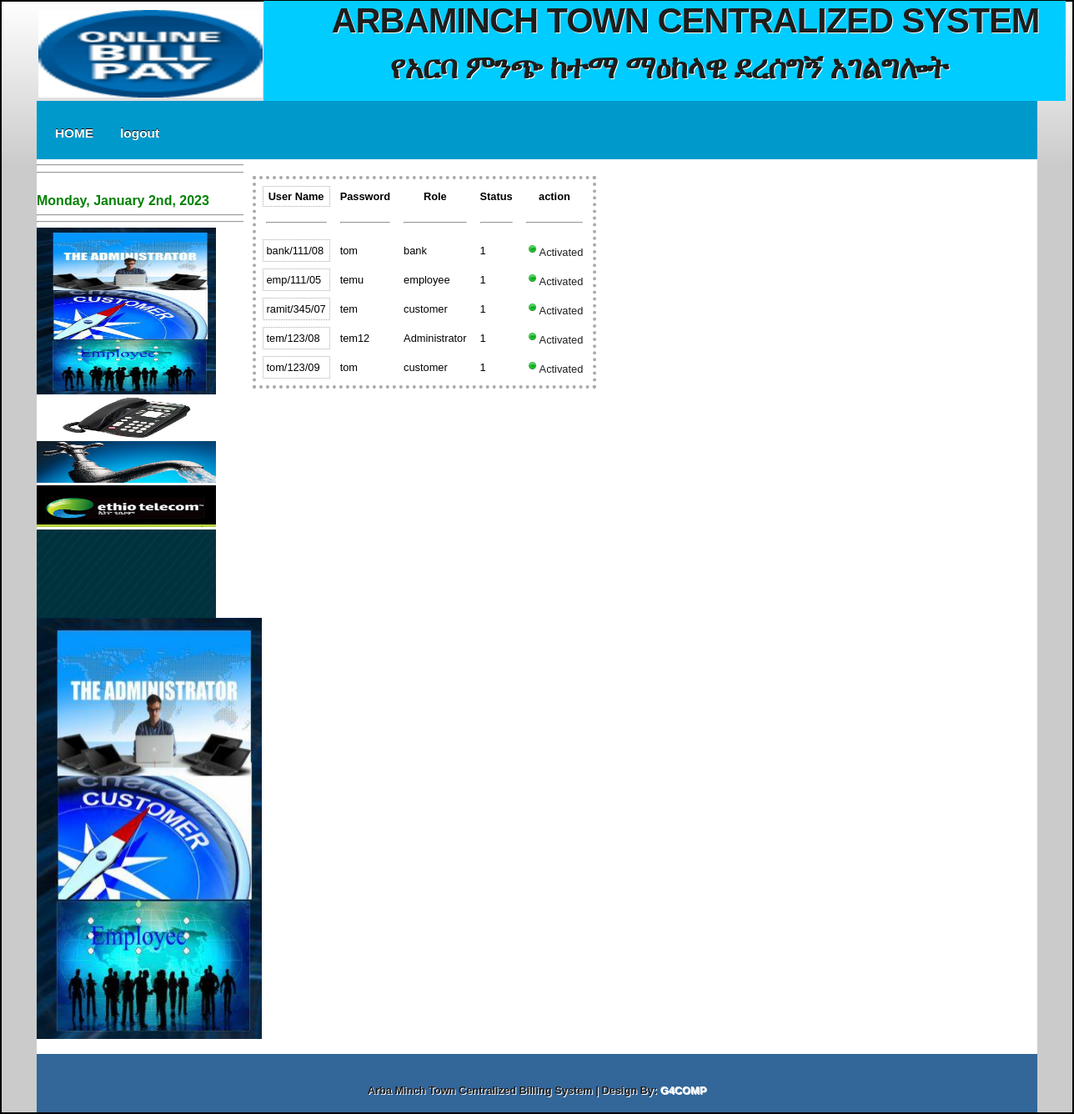
The app's page /manageacc.php (signed in), older data.
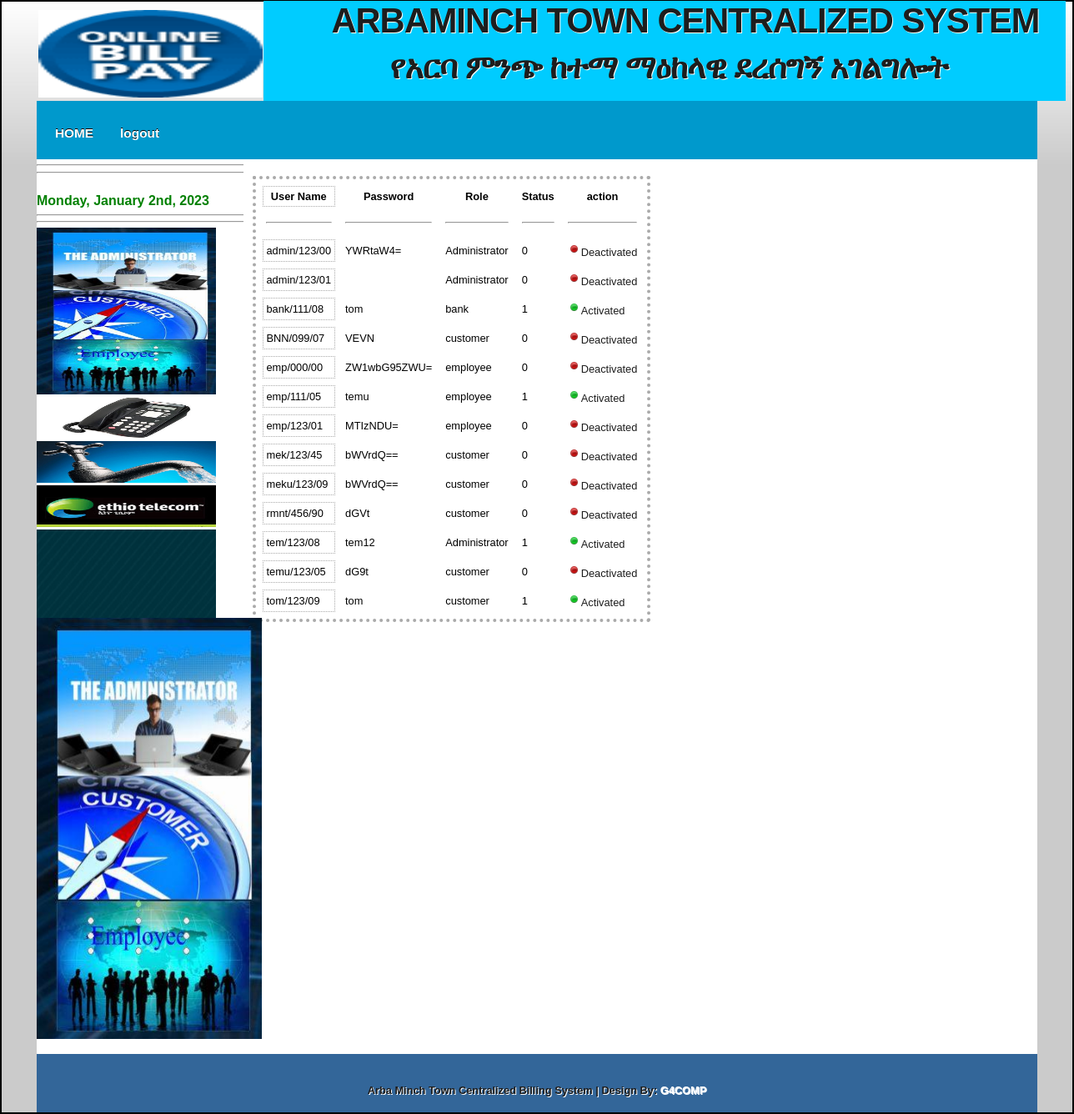
The same page, newer data.
### tables this page shows
CREATE TABLE `useraccount` (
  `UserName` varchar(20) NOT NULL,
  `Password` varchar(20) NOT NULL,
  `Role` char(20) NOT NULL,
  `SIDNO` varchar(20) DEFAULT NULL,
  `EIDNO` varchar(20) DEFAULT NULL,
  `Status` int(20) NOT NULL
);

### manageacc.php (the view, shortened to what this page needs)
<!DOCTYPE html PUBLIC "-//W3C//DTD XHTML 1.1//EN" "http://www.w3.org/TR/xhtml11/DTD/xhtml11.dtd">
<html xmlns="http://www.w3.org/1999/xhtml" xml:lang="en">
<head>
  <link rel="stylesheet" type="text/css" href="css/style.css" />
</head>
<body>
  <div id="main">
    <div id="header" style="width: 1197px; height: 109px;">
	<div id="logo" style="width: 269px; height: 99px;">
		<img alt="LOGO" height="105" src="BILL.png" width="269" class="auto-style5" /></div>
	<div id="title" style="left: -564px; top: 1px; height: 120px">
		<h1><strong>ARBAMINCH TOWN CENTRALIZED SYSTEM</strong></h1>
		<h2><strong>የአርባ ምንጭ ከተማ ማዕከላዊ ደረሰግኝ አገልግሎት</strong></h2>
    </div>
</div>
  	<div id="menubar">
     <ul id="menu">
	<li ><a href="admin.php"><font color="white">HOME</font></a></li>
      <li><a href="logout.php"><font color="white">logout</font></a></li>
      </ul>
    </div>
<div id="site_content">
	  <div class="sidebar_container" style="width: 248px">
		<div class="sidebar">
          <div class="sidebar_item">
<body bgcolor=#9494B8>
<hr><hr>
 <font size="3"color ="green">&nbsp; &nbsp; &nbsp; &nbsp; &nbsp; &nbsp; &nbsp; &nbsp; &nbsp; &nbsp; &nbsp; &nbsp; &nbsp; &nbsp; &nbsp; &nbsp; &nbsp; &nbsp; &nbsp; &nbsp; &nbsp; &nbsp; &nbsp; &nbsp; &nbsp; &nbsp; <?php
echo "<b>".date('l\, F jS\, Y ')."</b>";
?></font>
<br>
<hr><hr></body>
			<img width="215" height="200" src="Img/cd.jpg"/>
			<img width="215" height="50"src="Img/tle.jpg">
			<img width="215" height="50"src="Img/wt.jpg">
			<img width="215" height="50"src="Img/11.jpg">
			<img width="215" src="Img/feln-crowd_2.png"/>
          </div>
        </div>
      </div>
	  <div id="content1">
        <div class="content_item">
	      <form action="" method="post">
			<div id="view3">
					<table cellpadding="4" cellspacing="8"  align ="center"   id="table2" >
							<tr>
							<th id="table1"> User Name </th>
							<th> Password </th>
							<th > Role</th>
							<th > Status</th>
							<th> action </th>
							</tr>
						<tr id="table1" >
						<th> <hr> </th>
							<th> <hr></th>
							<th > <hr></th>
							<th> <hr> </th>
							<th > <hr></th>
							</tr>
						<?php
$result = mysql_query("SELECT * FROM useraccount");
while($row = mysql_fetch_array($result))
  {
   $status=$row['Status'];
   $name=$row['UserName'];
   $pas= $row['Password'];
   $ro=$row['Role'];
?>
<tr id="table1">
<td id="table1"><?php echo $name;?></td>
<td><?php echo $pas;?></td>
<td><?php echo $ro;?></td>
<td><?php echo $status;?></td>
<td><?php
						if(($status)=='0')
						{
						?>
 <a href="status.php?status=<?php echo $row['UserName'];?>" onclick='isConfirmlog()'>
 <img src="Img/deactivate.png" id="view" width="16" height="16" alt="" onclick='isConfirmlog()'/>Deactivated </a>
                        <?php
						}
						if(($status)=='1')
						{
						?>
  <a href="status.php?status=<?php echo $row['UserName'];?>" onclick='isConfirmlog()'>
  <img src="Img/activate.png" width="16" id="view" height="16" alt="" onclick='isConfirmlog()'/>Activated</a>
                        <?php
						}
						?>
						</td>
		</tr>
<?php
  }
print( "</table>");
?>
			</form>
		  </div>
	  </div>
   	</div>
	  <div id="tl">
<tr><td><img width="270" height="505"src="Img/empl.jpg"></a></td></tr>
		<center>
</div>
 </div>
	<div id="footer">
    <p><strong>Arba Minch Town Centralized Billing System | Design By:<a href="login.php"><font color="white">  G4COMP</a></strong></p>
   </div>
</body>
</html>

### css/style.css (style rules this page uses)
body { margin-right:50px; margin:auto; padding: 0; font: normal 80% Arial, Helvetica, sans-serif; background: #CBCBCB url(../Img/background.jpg) repeat-x; color: #000; border:2px solid black; }
p { text-align:left-side; padding: 0 0 10px 0; color: #1D1D1D; line-height: 1.7em; font-size: 100% }
img { border: 0; }
h1, h2, h3, h4, h5, h6 { font: normal 175% Arial, Helvetica, sans-serif; color: #1D1D1D; text-shadow: 1px 1px #fff; letter-spacing: -1px; margin: 0 0 10px 0; }
h2 { font: normal 165% Arial, Helvetica, sans-serif; }
#title h1 { font: normal 325% Arial, Helvetica, sans-serif; padding-left:50px; text-align:center; }
#title h2 { font: normal 300% Arial, Helvetica, sans-serif; padding-left:10px; text-align:center; }
a, a:hover { color: #1D1D1D; background: transparent; outline: none; text-decoration: none; }
ul { margin: 2px 0 22px 30px; line-height: 1.7em; font-style: normal; font-size: 80%; }
#main, #header, #banner, #menubar, #site_content, #footer, #content_grey { margin-left: auto; margin-right: auto; }
#main { background: transparent; margin-top:10px; }
#table1 { border-top:4px thin black; margin-left:4.5%; border:1px dotted #aaaaaa; }
#table2 { width:10; border-top:4px thin black; margin-left:1.5%; border:4px dotted #aaaaaa; }
#header { width: 1200px; height: 120px; background: transparent; }
#logo { height:120px; position:left; }
#title { height:120px; position:absolute; margin-left:880px; left: -564px; top: -1px; width: 962px; height: 131px; background-color: #00CCFF; }
#menubar { display: block; width: 1200px; height: 60px; padding-top: 10px; text-align: center; margin: 0 auto; background: #0099CC; background-color: #0099CC; }
ul#menu { padding: 0 0 0 0px; list-style: none; margin: 0 0 0 0; display: inline; }
ul#menu li { padding: 0 0 0 0px; list-style: none; margin: 0 0 0 0; display: inline; }
ul#menu li a { float: left; font: bold 150% Arial, Helvetica, sans-serif; height: 30px; margin: 10px 0 0 20px; text-shadow: 0px -1px 0px #000; padding: 10px 10px 0 2px; background: transparent; border-radius: 7px 7px 7px 7px; -moz-border-radius: 7px 7px 7px 7px; -webkit-border: 7px 7px 7px 7px; text-align: bottom; color: #000000; text-decoration: none; }
#site_content { background:white; width: 1200px; position:left; overflow: hidden; margin: 0 auto; }
.sidebar_container { float: left; margin: 0 0 0 0; width: 705px; height: 500px; padding: 0; background:rad; }
.sidebar { float: left; width: 250px; padding: 0; margin-top: 0px; margin-bottom: 0px; }
.sidebar_item { padding: 0px 0px 0px 0px; background:white; width: 250px; height:400; }
#content1 { width: 705px; height: 550px; margin-bottom: 0px; margin:0px; position:left-side; float: left; background:white; left: 0px; right: 0; margin-top: 0px; }
.content_item { width: 700px; margin-top: 20px; margin-bottom: 20px; }
#footer { width: 1200px; height: 50px; padding-top: 20px; text-align: center; background:#336699; text-shadow: 1px 1px #fff; color: #535353; }
#footer a, #footer a:hover { color: #535353; text-decoration: none; padding-bottom: 20px; }
#footer a, #footer a:hover { color: #535353; text-decoration: none; }

Row changes from the older to the newer data that the page shows:
removed useraccount: UserName "ramit/345/07", Password "tem", Role "customer", Status "1"
added useraccount: UserName "admin/123/00", Password "YWRtaW4=", Role "Administrator", Status "0"
added useraccount: UserName "admin/123/01", Role "Administrator", Status "0"
added useraccount: UserName "BNN/099/07", Password "VEVN", Role "customer", Status "0"
added useraccount: UserName "emp/000/00", Password "ZW1wbG95ZWU=", Role "employee", Status "0"
added useraccount: UserName "emp/123/01", Password "MTIzNDU=", Role "employee", Status "0"
added useraccount: UserName "mek/123/45", Password "bWVrdQ==", Role "customer", Status "0"
added useraccount: UserName "meku/123/09", Password "bWVrdQ==", Role "customer", Status "0"
added useraccount: UserName "rmnt/456/90", Password "dGVt", Role "customer", Status "0"
added useraccount: UserName "temu/123/05", Password "dG9t", Role "customer", Status "0"
